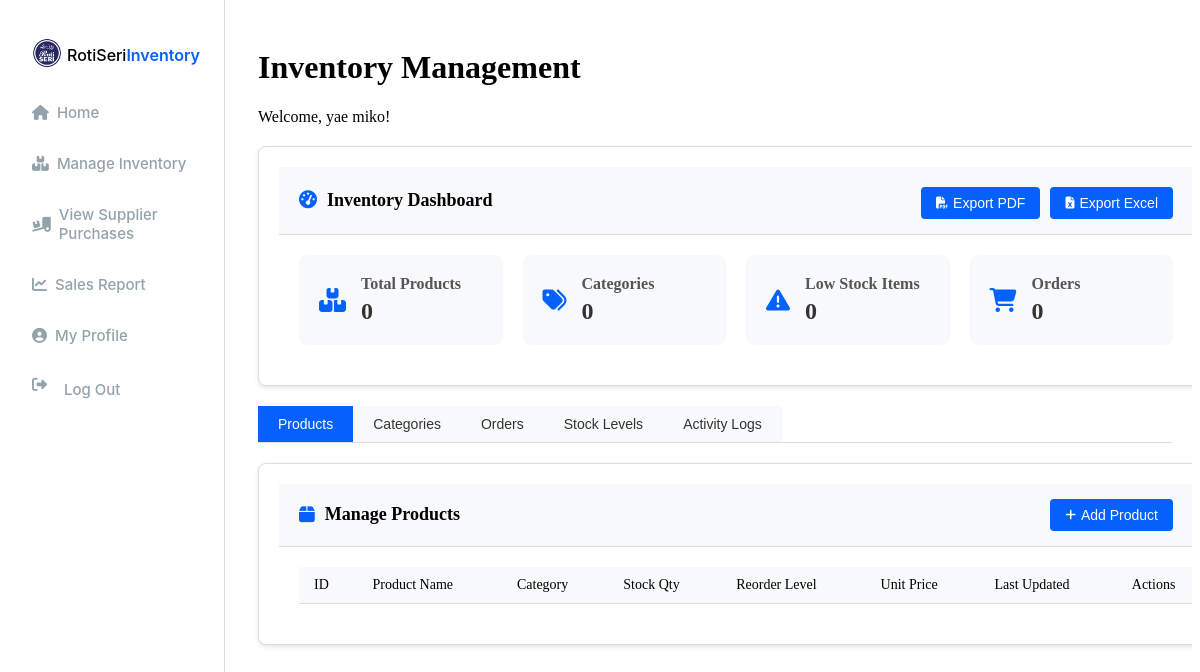
Page /imanager_invmanagement.php (signed in) on the earlier database version.
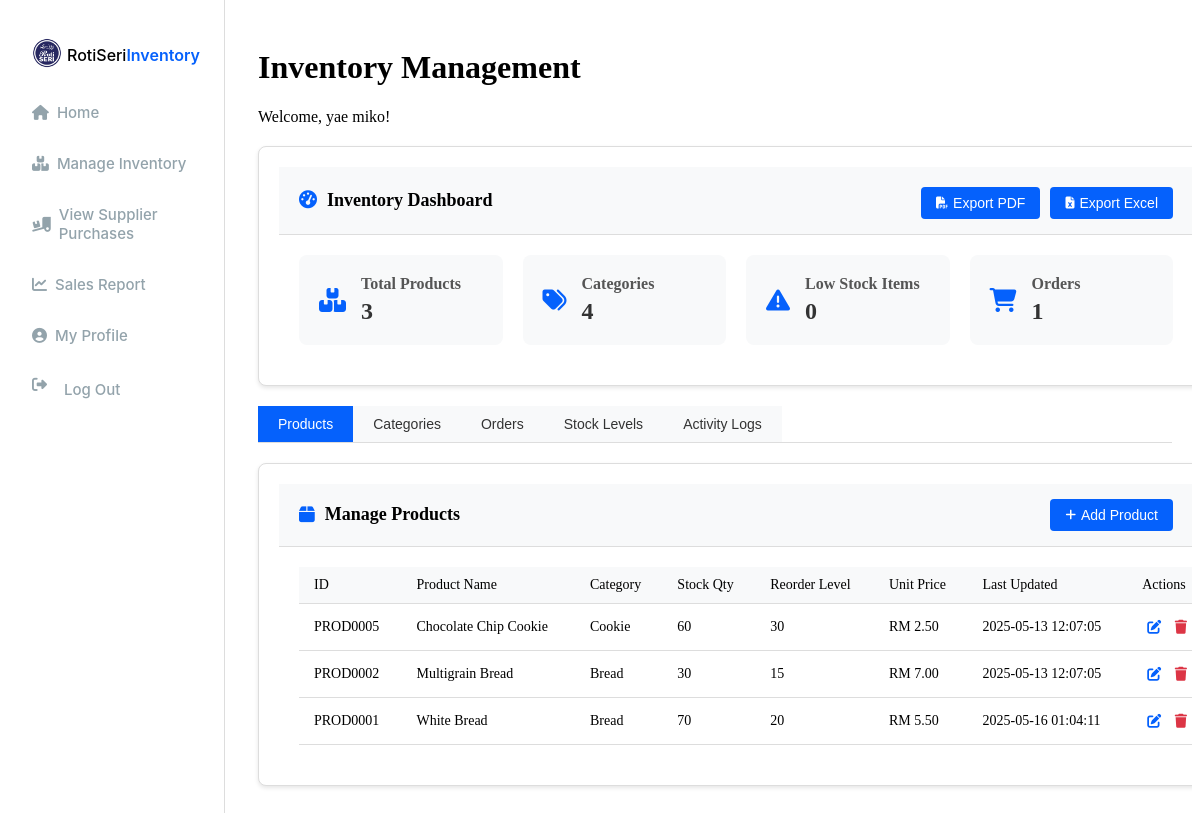
Same page on the later database version.
### tables this page shows
CREATE TABLE `users` (
  `userID` varchar(50) NOT NULL,
  `username` varchar(100) NOT NULL,
  `fullName` varchar(255) NOT NULL,
  `email` varchar(255) NOT NULL,
  `phoneNumber` varchar(20) NOT NULL,
  `address` text NOT NULL,
  `password` varchar(255) NOT NULL,
  `role` enum('Administrator','Inventory Manager','Bakery Staff') NOT NULL,
  `created_at` timestamp NOT NULL DEFAULT current_timestamp()
);

CREATE TABLE `products` (
  `product_id` varchar(10) NOT NULL,
  `product_name` varchar(100) NOT NULL,
  `description` text DEFAULT NULL,
  `category_id` int(11) DEFAULT NULL,
  `stock_quantity` int(11) NOT NULL DEFAULT 0,
  `reorder_threshold` int(11) NOT NULL DEFAULT 10,
  `unit_price` decimal(10,2) NOT NULL DEFAULT 0.00,
  `last_updated` datetime DEFAULT current_timestamp()
);

CREATE TABLE `product_categories` (
  `category_id` int(11) NOT NULL,
  `category_name` varchar(50) NOT NULL,
  `description` text DEFAULT NULL
);

### imanager_auth.php (called while the page is built, shortened)
<?php
function getUserFullName($conn, $userID) {
    $sql = "SELECT fullName FROM users WHERE userID = ?";
    $stmt = $conn->prepare($sql);
    $stmt->bind_param("s", $userID);
    $stmt->execute();
    $result = $stmt->get_result();
    if ($row = $result->fetch_assoc()) {
        $fullName = $row['fullName'];
    } else {
        $fullName = "Inventory Manager";
    }
    return $fullName;
}
?>

### imanager_data.php (called while the page is built, shortened)
<?php
function fetchCategories($conn) {
    $sql = "SELECT * FROM product_categories ORDER BY category_name";
    return $conn->query($sql);
}
function fetchProducts($conn) {
    $sql = "SELECT p.*, c.category_name
            FROM products p
            LEFT JOIN product_categories c ON p.category_id = c.category_id
            ORDER BY p.product_name";
    return $conn->query($sql);
}
function fetchOrders($conn) {
    $sql = "SELECT o.*, u.fullName
            FROM orders o
            LEFT JOIN users u ON o.created_by = u.userID
            ORDER BY o.order_date DESC";
    return $conn->query($sql);
}
?>

### imanager_helpers.php (called while the page is built, shortened)
<?php
function getLowStockCount($conn) {
    $threshold_sql = "SELECT COUNT(*) as low_stock_count FROM products WHERE stock_quantity <= reorder_threshold";
    $threshold_result = $conn->query($threshold_sql);
    $threshold_row = $threshold_result->fetch_assoc();
    return $threshold_row['low_stock_count'];
}
?>

### imanager_invmanagement.php (the view, shortened to what this page needs)
<?php
include 'db_connection.php';
include 'imanager_auth.php';
include 'imanager_helpers.php';
include 'imanager_data.php';
$userID = $_SESSION['userID'];
$fullName = getUserFullName($conn, $userID);
$result_categories = fetchCategories($conn);
$result_products = fetchProducts($conn);
$result_orders = fetchOrders($conn);
$low_stock_count = getLowStockCount($conn);
?>
<!DOCTYPE html>
<html lang="en">
<head>
    <link rel="stylesheet" href="admin_dashboard.css">
    <link rel="stylesheet" href="sidebar.css">
    <link rel="stylesheet" href="imanager_invmanagement.css">
    <link rel="stylesheet" href="https://cdnjs.cloudflare.com/ajax/libs/font-awesome/6.5.1/css/all.min.css">
</head>
<body>
    <div class="sidebar-container">
        <div class="header-section">
            <div class="company-logo">
                <img src="image/icon/logo.png" class="logo-icon" alt="Company Logo">
                <div class="company-text">
                    <span class="company-name">RotiSeri</span>
                    <span class="company-name2">Inventory</span>
                </div>
            </div>
            <nav class="nav-container" role="navigation">
                <a href="imanager_dashboard.php" class="nav-item">
                    <i class="fas fa-home"></i>
                    <div class="nav-text">Home</div>
                </a>
                <a href="imanager_invmanagement.php" class="nav-item active">
                    <i class="fas fa-boxes"></i>
                    <div class="nav-text">Manage Inventory</div>
                </a>
                <a href="imanager_supplierpurchase.php" class="nav-item">
                    <i class="fas fa-truck-loading"></i>
                    <div class="nav-text">View Supplier Purchases</div>
                </a>
                <a href="imanager_salesreport.php" class="nav-item">
                    <i class="fas fa-chart-line"></i>
                    <div class="nav-text">Sales Report</div>
                </a>
                <a href="profile.php" class="nav-item">
                    <i class="fas fa-user-circle"></i>
                    <div class="nav-text">My Profile</div>
                </a>
                <a href="logout.php" class="nav-item">
                    <i class="fas fa-sign-out-alt nav-icon"></i>
                    <div class="nav-text">Log Out</div>
                </a>
            </nav>
        </div>
        <div class="footer-section"></div>
    </div>
    <div class="main-content">
        <div class="dashboard-header">
            <h1>Inventory Management</h1>
            <p>Welcome, <?php echo htmlspecialchars($fullName); ?>!</p>
        </div>
        <div class="inventory-overview">
            <div class="card">
                <div class="card-header">
                    <h2><i class="fas fa-tachometer-alt"></i> Inventory Dashboard</h2>
                    <div class="card-actions">
                        <button class="export-btn" onclick="exportProductsPDF()"><i class="fas fa-file-pdf"></i> Export PDF</button>
                        <button class="export-btn" onclick="exportProductsExcel()"><i class="fas fa-file-excel"></i> Export Excel</button>
                    </div>
                </div>
                <div class="dashboard-stats">
                    <div class="stat-card">
                        <i class="fas fa-boxes"></i>
                        <div class="stat-info">
                            <h3>Total Products</h3>
                            <p><?php echo $result_products->num_rows; ?></p>
                        </div>
                    </div>
                    <div class="stat-card">
                        <i class="fas fa-tags"></i>
                        <div class="stat-info">
                            <h3>Categories</h3>
                            <p><?php echo $result_categories->num_rows; ?></p>
                        </div>
                    </div>
                    <div class="stat-card <?php echo ($low_stock_count > 0) ? 'alert-status' : ''; ?>">
                        <i class="fas fa-exclamation-triangle"></i>
                        <div class="stat-info">
                            <h3>Low Stock Items</h3>
                            <p><?php echo $low_stock_count; ?></p>
                        </div>
                    </div>
                    <div class="stat-card">
                        <i class="fas fa-shopping-cart"></i>
                        <div class="stat-info">
                            <h3>Orders</h3>
                            <p><?php echo $result_orders->num_rows; ?></p>
                        </div>
                    </div>
                </div>
            </div>
        </div>
        <div class="tab-navigation">
           <button class="tab-button active">Products</button>
           <button class="tab-button">Categories</button>
           <button class="tab-button">Orders</button>
           <button class="tab-button">Stock Levels</button>
           <button class="tab-button">Activity Logs</button>
        </div>
        <div id="products" class="tab-content active">
            <div class="card">
                <div class="card-header">
                    <h2><i class="fas fa-box"></i> Manage Products</h2>
                    <button id="addProductButton" class="add-btn"><i class="fas fa-plus"></i> Add Product</button>
                </div>
                <div class="table-responsive">
                    <table class="data-table">
                        <thead>
                            <tr>
                                <th>ID</th>
                                <th>Product Name</th>
                                <th>Category</th>
                                <th>Stock Qty</th>
                                <th>Reorder Level</th>
                                <th>Unit Price</th>
                                <th>Last Updated</th>
                                <th>Actions</th>
                            </tr>
                        </thead>
                        <tbody>
                            <?php while ($product = $result_products->fetch_assoc()): ?>
                                <tr class="<?php echo ($product['stock_quantity'] <= $product['reorder_threshold']) ? 'low-stock' : ''; ?>">
                                    <td><?php echo htmlspecialchars($product['product_id']); ?></td>
                                    <td><?php echo htmlspecialchars($product['product_name']); ?></td>
                                    <td><?php echo htmlspecialchars($product['category_name']); ?></td>
                                    <td><?php echo htmlspecialchars($product['stock_quantity']); ?></td>
                                    <td><?php echo htmlspecialchars($product['reorder_threshold']); ?></td>
                                    <td>RM <?php echo number_format($product['unit_price'], 2); ?></td>
                                    <td><?php echo htmlspecialchars($product['last_updated']); ?></td>
                                    <td>
                                        <button class="action-btn edit-btn" onclick="showEditProductModal('<?php echo $product['product_id']; ?>', '<?php echo addslashes($product['product_name']); ?>', '<?php echo addslashes($product['description']); ?>', '<?php echo $product['category_id']; ?>', '<?php echo $product['stock_quantity']; ?>', '<?php echo $product['reorder_threshold']; ?>', '<?php echo $product['unit_price']; ?>')">
                                            <i class="fas fa-edit"></i>
                                        </button>
                                        <button class="action-btn delete-btn" onclick="confirmDeleteProduct('<?php echo $product['product_id']; ?>', '<?php echo addslashes($product['product_name']); ?>')">
                                            <i class="fas fa-trash"></i>
                                        </button>
                                    </td>
                                </tr>
                            <?php endwhile; ?>
                        </tbody>
                    </table>
                </div>
            </div>
        </div>
    </div>
</body>
</html>

### admin_dashboard.css (style rules this page uses)
.main-content { margin-left: 230px; padding: 20px; z-index: 1; }
.card { position: relative; }
.dashboard-header { margin-bottom: 20px; }
.card { background: #fff; border: 1px solid #ddd; padding: 20px; border-radius: 8px; width: calc(25% - 15px); box-shadow: 0 2px 4px rgba(0, 0, 0, 0.1); position: relative; margin-bottom: 20px; }

### sidebar.css (style rules this page uses)
.sidebar-container { justify-content: space-between; background: var(--Main-White, #fff); display: flex; flex-grow: 1; flex-direction: column; width: 160px; height: 100vh; position: fixed; left: 0; top: 0; border-right: 1px solid #ddd; padding: 28px 32px; flex-shrink: 0; z-index: 0; }
.header-section { display: flex; flex-direction: column; width: 100%; justify-content: start; }
.company-logo { display: flex; width: 180px; max-width: 100%; align-items: center; gap: 5px; justify-content: start; padding-top: 10px; }
.logo-icon { width: 30px; height: 30px; object-fit: contain; }
.company-text { display: flex; flex-direction: row; }
.company-name { font: 500 15px 'Inter', sans-serif; font-size: medium; padding-top: 3px; }
.company-name2 { font: 600 15px 'Inter', sans-serif; font-size: medium; color: rgba(5, 97, 252, 1); padding-top: 3px; }
.nav-container { display: flex; margin-top: 35px; flex-direction: column; color: rgba(147, 163, 171, 1); font: 500 15px 'Inter', sans-serif; }
.nav-item { display: flex; align-items: center; gap: 8px; margin-top: 32px; cursor: pointer; color: #93A3AB; text-decoration: none; }
.nav-item:first-child { margin-top: 0; }
.nav-icon { width: 24px; aspect-ratio: 1; object-fit: contain; fill: #93A3AB; }
.footer-section { display: flex; min-height: 80px; align-items: center; justify-content: center; margin-top: auto; }

### imanager_invmanagement.css (style rules this page uses)
.tab-navigation { display: flex; overflow-x: auto; margin-bottom: 20px; border-bottom: 1px solid #ddd; }
.tab-button { padding: 10px 20px; background-color: #f8f9fa; border: none; cursor: pointer; font-size: 14px; font-weight: 500; color: #333; white-space: nowrap; }
.tab-button.active { background-color: #0561FC; color: white; }
.tab-content { display: none; }
.tab-content.active { display: block; }
.main-content { margin-left: 230px; padding: 20px; width: calc(100% - 230px); box-sizing: border-box; overflow-x: hidden; }
.card { background-color: white; border-radius: 8px; box-shadow: 0 2px 4px rgba(0, 0, 0, 0.1); margin-bottom: 20px; overflow: hidden; width: 100%; }
.card-header { padding: 15px 20px; background-color: #f8f9fa; border-bottom: 1px solid #ddd; display: flex; justify-content: space-between; align-items: center; flex-wrap: wrap; }
.card-header h2 { margin: 0; font-size: 18px; display: flex; align-items: center; }
.card-header h2 i { margin-right: 10px; color: #0561FC; }
.card-actions { display: flex; gap: 10px; flex-wrap: wrap; margin-top: 5px; }
.add-btn, .export-btn { padding: 8px 15px; background-color: #0561FC; color: white; border: none; border-radius: 4px; cursor: pointer; font-size: 14px; display: flex; align-items: center; gap: 5px; white-space: nowrap; }
.add-btn i, .export-btn i { font-size: 12px; }
.action-btn { background: none; border: none; cursor: pointer; padding: 5px; font-size: 14px; }
.edit-btn { color: #0561FC; }
.delete-btn { color: #dc3545; }
.table-responsive { overflow-x: auto; padding: 20px; width: 100%; }
.data-table { width: 100%; border-collapse: collapse; font-size: 14px; min-width: 600px; }
.data-table th, .data-table td { padding: 10px 15px; text-align: left; border-bottom: 1px solid #ddd; white-space: nowrap; }
.data-table th { background-color: #f8f9fa; font-weight: 500; position: sticky; top: 0; z-index: 10; }
.dashboard-stats { display: flex; flex-wrap: wrap; gap: 20px; padding: 20px; }
.stat-card { flex: 1; min-width: 200px; background-color: #f8f9fa; border-radius: 8px; padding: 20px; display: flex; align-items: center; gap: 15px; box-sizing: border-box; }
.stat-card i { font-size: 24px; color: #0561FC; }
.stat-info h3 { margin: 0 0 5px 0; font-size: 16px; color: #555; }
.stat-info p { margin: 0; font-size: 24px; font-weight: 700; color: #333; }

Differences in the rows shown:
added products: product_id "PROD0005", product_name "Chocolate Chip Cookie", category.category_name "Cookie", stock_quantity "60", reorder_threshold "30", unit_price "2.50", last_updated "2025-05-13 12:07:05"
added products: product_id "PROD0002", product_name "Multigrain Bread", category.category_name "Bread", stock_quantity "30", reorder_threshold "15", unit_price "7.00", last_updated "2025-05-13 12:07:05"
added products: product_id "PROD0001", product_name "White Bread", category.category_name "Bread", stock_quantity "70", reorder_threshold "20", unit_price "5.50", last_updated "2025-05-16 01:04:11"
Other differences:
$result_products->num_rows: "0" → "3"
$result_categories->num_rows: "0" → "4"
$result_orders->num_rows: "0" → "1"
